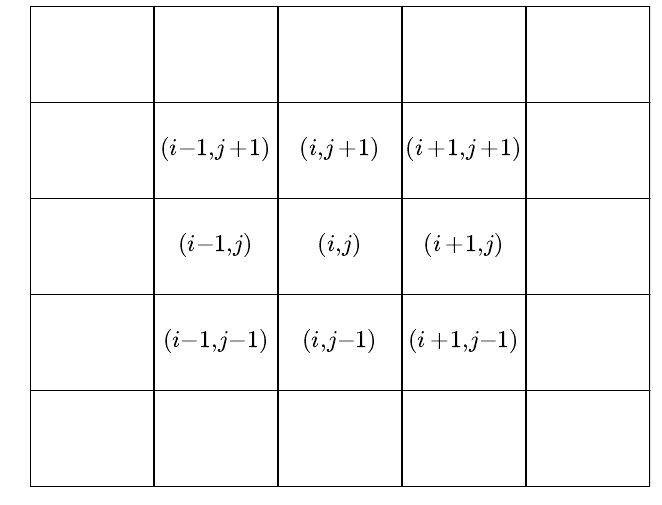

Write the Python code that produced this figure.
import numpy as np
from matplotlib.patches import ConnectionPatch
from matplotlib.path import Path
import matplotlib.patches as patches
import matplotlib.image as mpimg
import matplotlib.cm as cm
import matplotlib.gridspec as gridspec
import matplotlib.pyplot as plt
gs = gridspec.GridSpec(10, 10)

plt.plot([0,0,1],[0,1,1],'k')
plt.plot([0,1,1],[0,0,1],'k')
plt.axis('off')

nx, ny = 4, 4
dx, dy = 1./(nx+1), 1./(ny+1)
for i in range(1,nx+1):
    for j in range(1,ny+1):
        plt.plot([dx*i,dx*i],[0,1],'k')
        plt.plot([0,1],[dy*j,dy*j],'k')
plt.text(0.5, 0.5, "$(i,j)$", horizontalalignment='center',verticalalignment='center', size='x-large')
plt.text(0.5-dx, 0.5-dy, "$(i-1,j-1)$", horizontalalignment='center',verticalalignment='center', size='x-large')
plt.text(0.5-dx, 0.5, "$(i-1,j)$", horizontalalignment='center',verticalalignment='center', size='x-large')
plt.text(0.5-dx, 0.5+dy, "$(i-1,j+1)$", horizontalalignment='center',verticalalignment='center', size='x-large')
plt.text(0.5, 0.5+dy, "$(i,j+1)$", horizontalalignment='center',verticalalignment='center', size='x-large')
plt.text(0.5, 0.5-dy, "$(i,j-1)$", horizontalalignment='center',verticalalignment='center', size='x-large')
plt.text(0.5+dx, 0.5+dy, "$(i+1,j+1)$", horizontalalignment='center',verticalalignment='center', size='x-large')
plt.text(0.5+dx, 0.5, "$(i+1,j)$", horizontalalignment='center',verticalalignment='center', size='x-large')
plt.text(0.5+dx, 0.5-dy, "$(i+1,j-1)$", horizontalalignment='center',verticalalignment='center', size='x-large')
#plt.show()
plt.savefig('pixel_ij.pdf',format='pdf', bbox_inches='tight', pad_inches=0)
